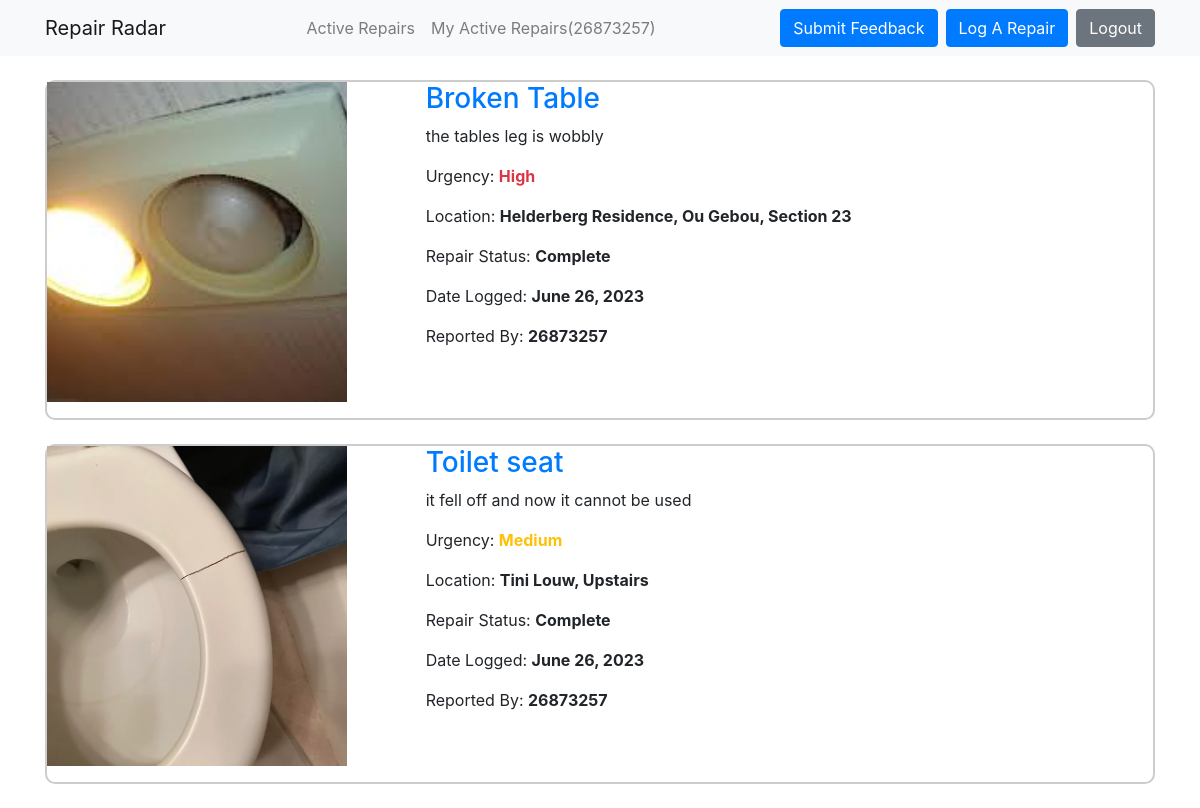
Page /user/26873257 (signed in) on the earlier database version.
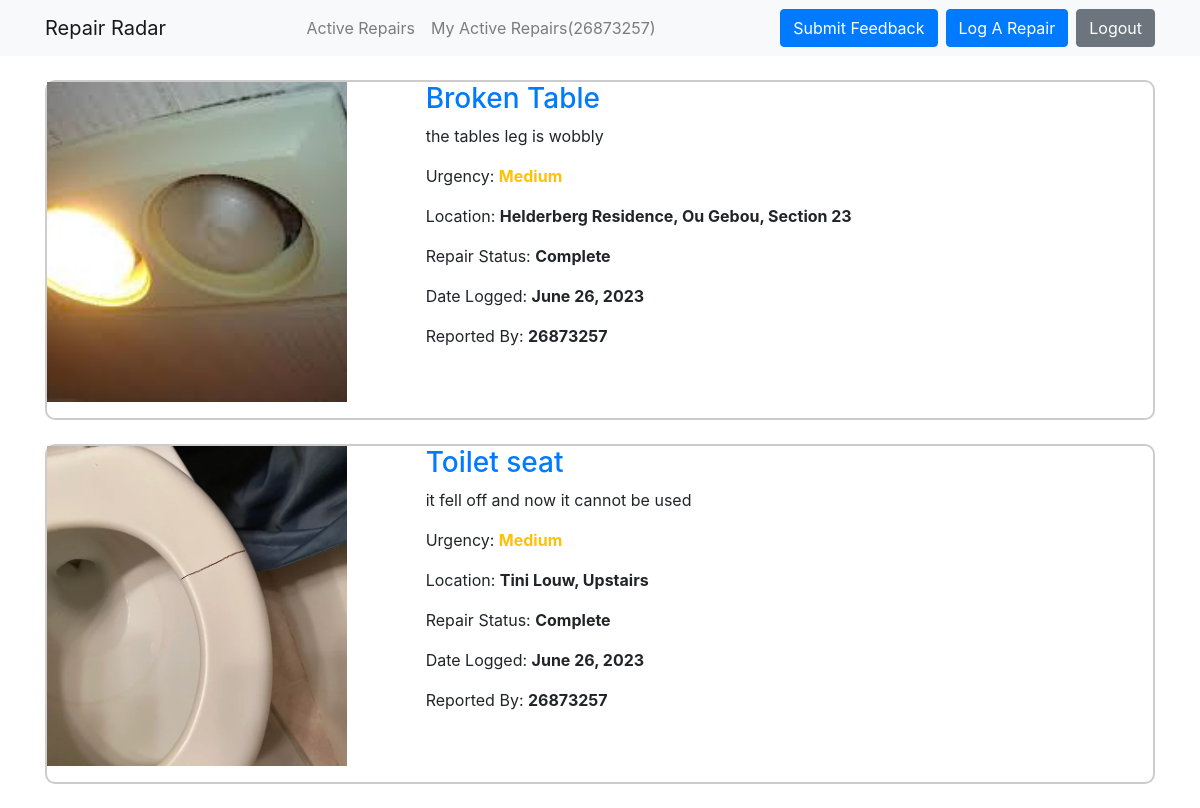
Same page on the later database version.
### repairadar_app/models.py (models this page shows, shortened)
class Repair(models.Model):
    status_choices = [
        ('Submitted', 'Submitted'),
        ('Processing', 'Processing'),
        ('Under Review', 'Under Review'),
        ('Waiting For Parts', 'Waiting For Parts'),
        ('Complete', 'Complete'),
    ]
    urgency_choices = [
        ('Low', 'Low'),
        ('Medium', 'Medium'),
        ('High', 'High')
    ]
    suNumber = models.ForeignKey(User, on_delete=models.CASCADE, verbose_name="Student Number")
    repairTitle = models.CharField(max_length=100, verbose_name='Issue Title')
    repairDescription = models.TextField(verbose_name='Issue Description')
    repairStatus = models.CharField(max_length=20, default='SUB', verbose_name='Issue Status', choices=status_choices)
    repairLocation = models.CharField(max_length=100, verbose_name='Issue Location')
    dateLastModified = models.DateField(default = timezone.now)
    dateLogged = models.DateField(default = timezone.now)
    repairImage = models.ImageField(upload_to='repair_images', blank=True, verbose_name='Issue Evidence', default='default.jpg')
    repairUrgency = models.CharField(max_length=20, default='Low', verbose_name='Issue Urgency', choices=urgency_choices)

### repairadar_app/views.py (the view)
# urls.py: path('user/<str:username>', UserRepairListView.as_view(), name="user-repairs"),
class UserRepairListView(LoginRequiredMixin, ListView):
    model = Repair
    template_name = 'repairadar_app/user_repairs.html'
    context_object_name = 'repairs'
    ordering = ['-dateLogged']
    paginate_by = 2
    def get_queryset(self):
        user = get_object_or_404(User, username=self.kwargs.get('username'))
        return Repair.objects.filter(suNumber=user).order_by('-dateLogged')

### repairadar_app/templates/repairadar_app/user_repairs.html (shortened to what this page needs)
{% extends "repairadar_app/base.html" %}
{% block content %}
    {% for repair in repairs %}
        <article class="post vt-post custom-border my-4">
            <div class="row">
                <div class="col-xs-12 col-sm-5 col-md-5 col-lg-4">
                        <div class="media">
                          <img class="account-img" src="{{ repair.repairImage.url }}">
                        </div>
                </div>
                <div class="col-xs-12 col-sm-7 col-md-7 col-lg-8">
                    <div class="caption">
                        <a href="{% url 'repair-detail' repair.id %}"><h3 class="md-heading">{{ repair.repairTitle }}</h3></a>
                        <p>{{ repair.repairDescription }}</p>
                        {% if repair.repairUrgency == 'Low' %}
                            <p>Urgency: <strong class="text-success">{{ repair.repairUrgency }}</strong></p>
                        {% elif repair.repairUrgency == 'Medium' %}
                            <p>Urgency: <strong class="text-warning">{{ repair.repairUrgency }}</strong></p>
                        {% else %}
                            <p>Urgency: <strong class="text-danger">{{ repair.repairUrgency }}</strong></p>
                        {% endif %}
                        <p>Location: <strong>{{ repair.repairLocation }}</strong></p>
                        <p>Repair Status: <strong>{{ repair.repairStatus }}</strong></p>
                        <p>Date Logged: <strong>{{ repair.dateLogged }}</strong></p>
                        <p>Reported By: <strong>{{ repair.suNumber }}</strong></p>
                    </div>
                </div>
            </div>
        </article>
    {% endfor %}
{% endblock %}

Differences in the rows shown:
changed Repair "Broken Table": repairUrgency "High" → "Medium"
